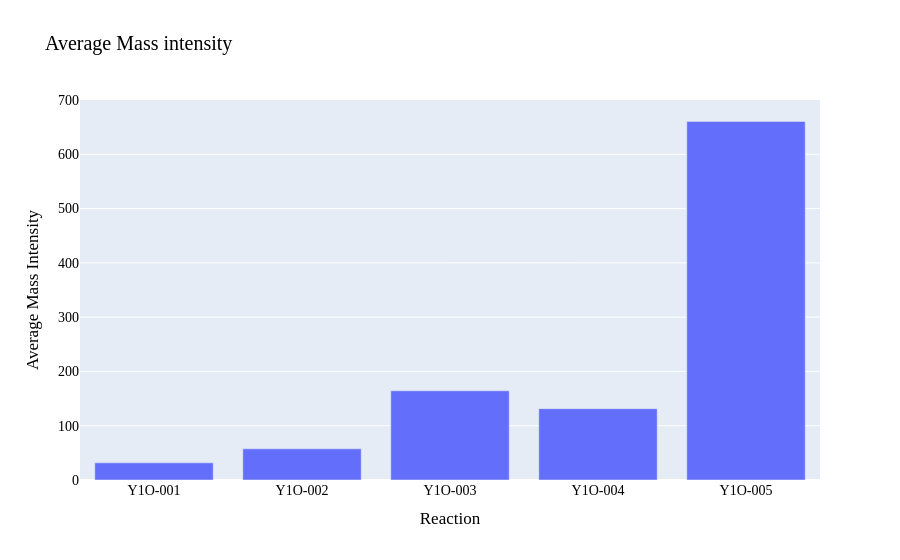
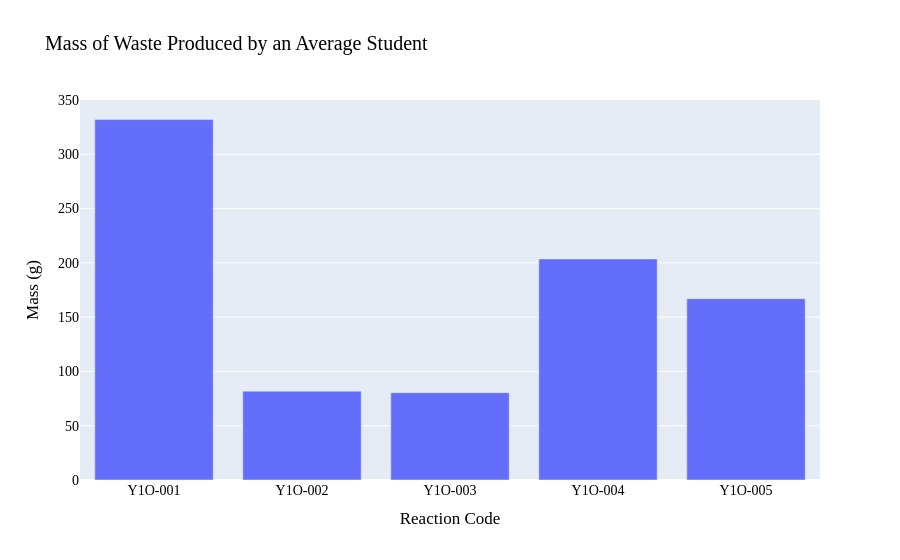
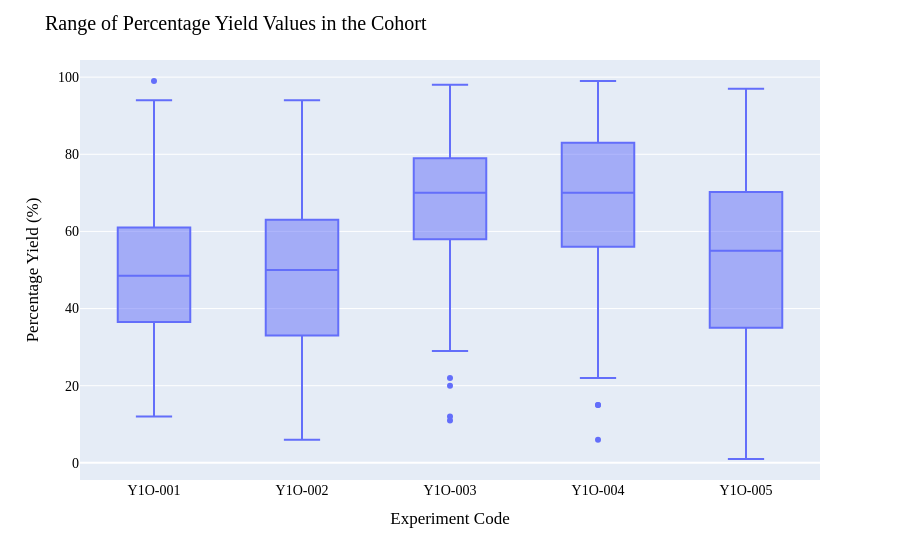
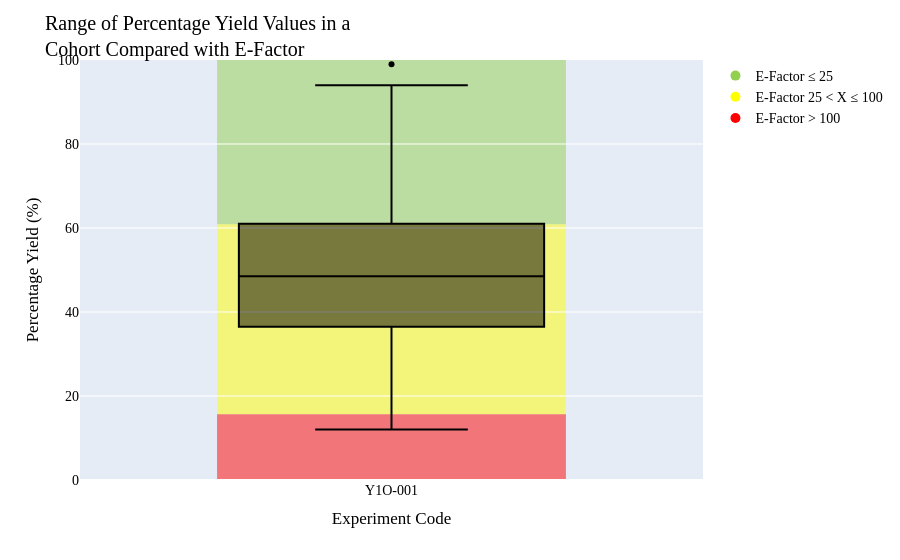

Notebook cell for these charts, in order:
### Code cell
#this calls all of the functions to produce a csv file containing the metric data, and produce the graphs to visualise the data 
sustainability_metric_calc(df_yield_data, df_exp)

mass_intensity_plot = mass_int_plot(df_metrics)

mass_of_waste_student_plot = mass_of_waste_plot(df_metrics)

percentage_yield_plot = percentage_plot(df_yield_data)

e_factor_box(df_exp, df_yield_data) 

product_masses = range_product_mass(df_percent_range, df_exp)

df_sum_was = sum_waste_range_calculation(df_exp, df_yield_per_react)

df_e_factor_values = e_factor_range_calculations(df_sum_was_10x5, df_yield_per_react)

large_e_factor_graph = e_factor_val_graph(df_e_factor_values)

df_emy_values = emy_range_calculations(df_yield_per_react, df_exp)

emy_val_graph(df_emy_values)

df_me_values = me_range_calculations(df_yield_per_react, df_exp)

me_val_graph(df_me_values)

df_mi_values = mass_i_calculations(df_exp, df_yield_per_react)

mi_val_graph(df_mi_values)

### Figure 1 — Plotly figure (JSON) as saved in the notebook; plotly's stock layout.template omitted (floating-point values rounded to 4 significant figures)
{"data": [{"alignmentgroup": "True", "hovertemplate": "Reaction=%{x}<br>Average Mass Intensity=%{y}<extra></extra>", "legendgroup": "", "marker": {"color": "#636efa", "pattern": {"shape": ""}}, "name": "", "offsetgroup": "", "orientation": "v", "showlegend": false, "textposition": "auto", "type": "bar", "x": ["Y1O-001", "Y1O-002", "Y1O-003", "Y1O-004", "Y1O-005"], "xaxis": "x", "y": [31.56, 57.45, 164.3, 131.5, 660.5], "yaxis": "y"}], "layout": {"barmode": "relative", "font": {"color": "black", "family": "Calibri", "size": 14}, "legend": {"tracegroupgap": 0}, "title": {"text": "Average Mass intensity"}, "xaxis": {"anchor": "y", "domain": [0, 1], "title": {"text": "Reaction"}}, "yaxis": {"anchor": "x", "domain": [0, 1], "nticks": 14, "range": [0, 700], "title": {"text": "Average Mass Intensity"}}}}

### Figure 2 — Plotly figure (JSON) as saved in the notebook; plotly's stock layout.template omitted (floating-point values rounded to 4 significant figures)
{"data": [{"alignmentgroup": "True", "hovertemplate": "Reaction Code=%{x}<br>Mass (g)=%{y}<extra></extra>", "legendgroup": "", "marker": {"color": "#636efa", "pattern": {"shape": ""}}, "name": "", "offsetgroup": "", "orientation": "v", "showlegend": false, "textposition": "auto", "type": "bar", "x": ["Y1O-001", "Y1O-002", "Y1O-003", "Y1O-004", "Y1O-005"], "xaxis": "x", "y": [332.0, 81.82, 80.47, 203.6, 166.9], "yaxis": "y"}], "layout": {"barmode": "relative", "font": {"color": "black", "family": "Calibri", "size": 14}, "legend": {"tracegroupgap": 0}, "title": {"text": "Mass of Waste Produced by an Average Student"}, "xaxis": {"anchor": "y", "domain": [0, 1], "title": {"text": "Reaction Code"}}, "yaxis": {"anchor": "x", "domain": [0, 1], "nticks": 10, "range": [0, 350], "title": {"text": "Mass (g)"}}}}

### Figure 3 — Plotly figure (JSON) as saved in the notebook; plotly's stock layout.template omitted (floating-point values rounded to 4 significant figures; data arrays with more than 128 entries replaced by an {"elided": "..."} marker saying what was removed)
{"data": [{"alignmentgroup": "True", "hovertemplate": "Experiment Code=%{x}<br>Percentage Yield (%)=%{y}<extra></extra>", "legendgroup": "", "marker": {"color": "#636efa"}, "name": "", "notched": false, "offsetgroup": "", "orientation": "v", "showlegend": false, "type": "box", "x": {"elided": "792 str values"}, "x0": " ", "xaxis": "x", "y": {"elided": "792 int values"}, "y0": " ", "yaxis": "y"}], "layout": {"boxmode": "group", "font": {"color": "black", "family": "Calibri", "size": 14}, "legend": {"tracegroupgap": 0}, "margin": {"t": 60}, "title": {"text": "Range of Percentage Yield Values in the Cohort"}, "xaxis": {"anchor": "y", "domain": [0, 1], "title": {"text": "Experiment Code"}}, "yaxis": {"anchor": "x", "domain": [0, 1], "title": {"text": "Percentage Yield (%)"}}}}

### Figure 4 — Plotly figure (JSON) as saved in the notebook; plotly's stock layout.template omitted (floating-point values rounded to 4 significant figures; data arrays with more than 128 entries replaced by an {"elided": "..."} marker saying what was removed)
{"data": [{"alignmentgroup": "True", "hovertemplate": "Experiment Code=%{x}<br>Percentage Yield (%)=%{y}<extra></extra>", "legendgroup": "", "marker": {"color": "black"}, "name": "", "notched": false, "offsetgroup": "", "orientation": "v", "showlegend": false, "type": "box", "x": {"elided": "160 str values"}, "x0": " ", "xaxis": "x", "y": {"elided": "160 int values"}, "y0": " ", "yaxis": "y"}, {"line": {"color": "red", "dash": "dash"}, "marker": {"color": "#92D050", "size": 10}, "mode": "markers", "name": "E-Factor ≤ 25 ", "type": "scatter", "x": [null], "y": [null]}, {"line": {"color": "red", "dash": "dash"}, "marker": {"color": "#FFFF00", "size": 10}, "mode": "markers", "name": "E-Factor 25 < X ≤ 100", "type": "scatter", "x": [null], "y": [null]}, {"line": {"color": "red", "dash": "dash"}, "marker": {"color": "#FF0000", "size": 10}, "mode": "markers", "name": "E-Factor > 100", "type": "scatter", "x": [null], "y": [null]}], "layout": {"boxmode": "group", "font": {"color": "black", "family": "Calibri", "size": 14}, "legend": {"tracegroupgap": 0}, "margin": {"t": 60}, "shapes": [{"fillcolor": "#FFFF00", "layer": "below", "line": {"width": 0}, "opacity": 0.5, "type": "rect", "x0": -0.28, "x1": 0.28, "y0": 15.68, "y1": 60.9}, {"fillcolor": "#92D050", "layer": "below", "line": {"width": 0}, "opacity": 0.5, "type": "rect", "x0": -0.28, "x1": 0.28, "y0": 60.9, "y1": 100}, {"fillcolor": "#FF0000", "layer": "below", "line": {"width": 0}, "opacity": 0.5, "type": "rect", "x0": -0.28, "x1": 0.28, "y0": 0, "y1": 15.68}], "title": {"text": "Range of Percentage Yield Values in a<br>Cohort Compared with E-Factor"}, "xaxis": {"anchor": "y", "domain": [0, 1], "title": {"text": "Experiment Code"}}, "yaxis": {"anchor": "x", "domain": [0, 1], "range": [0, 100], "title": {"text": "Percentage Yield (%)"}}}}
